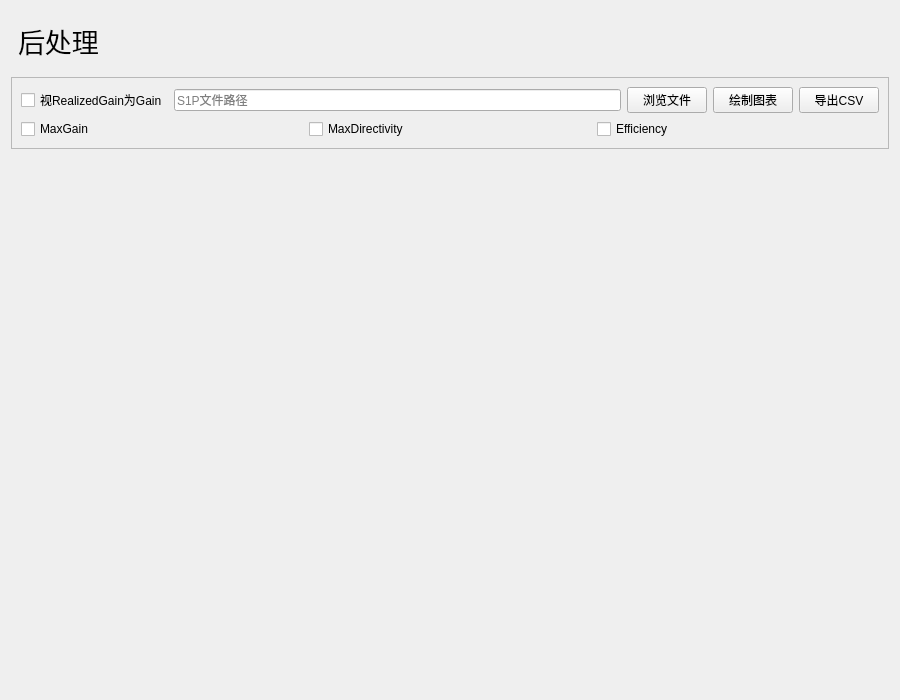
<?xml version="1.0" encoding="UTF-8"?>
<ui version="4.0">
 <class>PostProcessingInterface</class>
 <widget class="QWidget" name="PostProcessingInterface">
  <property name="geometry">
   <rect>
    <x>0</x>
    <y>0</y>
    <width>900</width>
    <height>700</height>
   </rect>
  </property>
  <property name="windowTitle">
   <string>Form</string>
  </property>
  <property name="styleSheet">
   <string notr="true">#HomeInterface {
    background-color: transparent;
}
#titleLabel {
    margin-top: 10px;
	margin-bottom: 10px;
}</string>
  </property>
  <layout class="QVBoxLayout" name="verticalLayout">
   <item>
    <widget class="SubtitleLabel" name="titleLabel">
     <property name="sizePolicy">
      <sizepolicy hsizetype="Preferred" vsizetype="Fixed">
       <horstretch>0</horstretch>
       <verstretch>0</verstretch>
      </sizepolicy>
     </property>
     <property name="font">
      <font>
       <pointsize>20</pointsize>
      </font>
     </property>
     <property name="text">
      <string>后处理</string>
     </property>
    </widget>
   </item>
   <item>
    <widget class="CardWidget" name="controlCard">
     <property name="sizePolicy">
      <sizepolicy hsizetype="Preferred" vsizetype="Fixed">
       <horstretch>0</horstretch>
       <verstretch>0</verstretch>
      </sizepolicy>
     </property>
     <property name="minimumSize">
      <size>
       <width>0</width>
       <height>0</height>
      </size>
     </property>
     <property name="frameShape">
      <enum>QFrame::Shape::StyledPanel</enum>
     </property>
     <property name="frameShadow">
      <enum>QFrame::Shadow::Raised</enum>
     </property>
     <layout class="QVBoxLayout" name="verticalLayout_2">
      <item>
       <layout class="QHBoxLayout" name="horizontalLayout_2">
        <item>
         <widget class="CheckBox" name="checkBoxNoS1P">
          <property name="text">
           <string>视RealizedGain为Gain</string>
          </property>
         </widget>
        </item>
        <item>
         <widget class="LineEdit" name="S1PPathLineEdit">
          <property name="readOnly">
           <bool>false</bool>
          </property>
          <property name="placeholderText">
           <string>S1P文件路径</string>
          </property>
         </widget>
        </item>
        <item>
         <widget class="PrimaryPushButton" name="openS1PButton">
          <property name="text">
           <string>浏览文件</string>
          </property>
         </widget>
        </item>
        <item>
         <widget class="PrimaryPushButton" name="plotButton">
          <property name="maximumSize">
           <size>
            <width>100</width>
            <height>16777215</height>
           </size>
          </property>
          <property name="text">
           <string>绘制图表</string>
          </property>
         </widget>
        </item>
        <item>
         <widget class="PrimaryPushButton" name="csvButton">
          <property name="maximumSize">
           <size>
            <width>200</width>
            <height>16777215</height>
           </size>
          </property>
          <property name="text">
           <string>导出CSV</string>
          </property>
         </widget>
        </item>
       </layout>
      </item>
      <item>
       <layout class="QHBoxLayout" name="horizontalLayout_3">
        <item>
         <widget class="CheckBox" name="checkBoxGain">
          <property name="text">
           <string>MaxGain</string>
          </property>
         </widget>
        </item>
        <item>
         <widget class="CheckBox" name="checkBoxDirectivity">
          <property name="text">
           <string>MaxDirectivity</string>
          </property>
         </widget>
        </item>
        <item>
         <widget class="CheckBox" name="checkBoxEffeciency">
          <property name="text">
           <string>Efficiency</string>
          </property>
         </widget>
        </item>
       </layout>
      </item>
     </layout>
    </widget>
   </item>
   <item>
    <widget class="QWidget" name="chartContainer" native="true"/>
   </item>
   <item>
    <spacer name="verticalSpacer_2">
     <property name="orientation">
      <enum>Qt::Orientation::Vertical</enum>
     </property>
     <property name="sizeType">
      <enum>QSizePolicy::Policy::Maximum</enum>
     </property>
     <property name="sizeHint" stdset="0">
      <size>
       <width>20</width>
       <height>10</height>
      </size>
     </property>
    </spacer>
   </item>
  </layout>
 </widget>
 <customwidgets>
  <customwidget>
   <class>SubtitleLabel</class>
   <extends>QLabel</extends>
   <header>qfluentwidgets</header>
  </customwidget>
  <customwidget>
   <class>CardWidget</class>
   <extends>QFrame</extends>
   <header>qfluentwidgets</header>
   <container>1</container>
  </customwidget>
  <customwidget>
   <class>PrimaryPushButton</class>
   <extends>QPushButton</extends>
   <header>qfluentwidgets</header>
  </customwidget>
  <customwidget>
   <class>CheckBox</class>
   <extends>QCheckBox</extends>
   <header>qfluentwidgets</header>
  </customwidget>
  <customwidget>
   <class>LineEdit</class>
   <extends>QLineEdit</extends>
   <header>qfluentwidgets</header>
  </customwidget>
 </customwidgets>
 <resources/>
 <connections/>
</ui>
